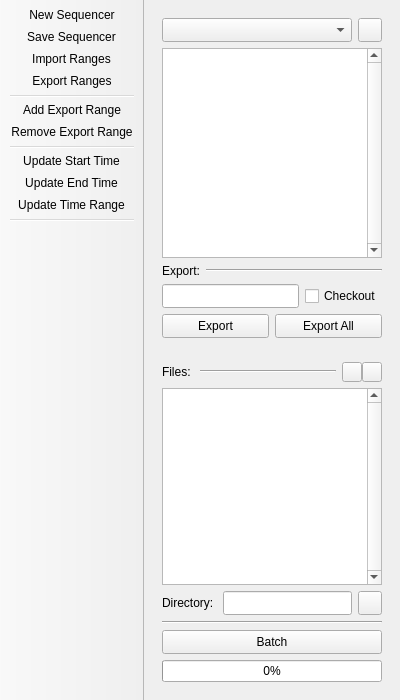
<?xml version="1.0" encoding="UTF-8"?>
<ui version="4.0">
 <class>QFbxExportRangeEditor</class>
 <widget class="QMainWindow" name="QFbxExportRangeEditor">
  <property name="geometry">
   <rect>
    <x>0</x>
    <y>0</y>
    <width>400</width>
    <height>700</height>
   </rect>
  </property>
  <property name="minimumSize">
   <size>
    <width>400</width>
    <height>400</height>
   </size>
  </property>
  <property name="windowTitle">
   <string>|| Fbx Export Range Editor</string>
  </property>
  <property name="documentMode">
   <bool>false</bool>
  </property>
  <widget class="QWidget" name="mainWidget">
   <layout class="QVBoxLayout" name="centralLayout" stretch="0,0">
    <item>
     <widget class="QRollout" name="sequencerRollout" native="true">
      <property name="sizePolicy">
       <sizepolicy hsizetype="Expanding" vsizetype="Expanding">
        <horstretch>0</horstretch>
        <verstretch>0</verstretch>
       </sizepolicy>
      </property>
      <layout class="QVBoxLayout" name="sequencerLayout">
       <property name="leftMargin">
        <number>9</number>
       </property>
       <property name="topMargin">
        <number>9</number>
       </property>
       <property name="rightMargin">
        <number>9</number>
       </property>
       <property name="bottomMargin">
        <number>9</number>
       </property>
       <item>
        <widget class="QWidget" name="sequencerInteropWidget" native="true">
         <property name="sizePolicy">
          <sizepolicy hsizetype="Expanding" vsizetype="Minimum">
           <horstretch>0</horstretch>
           <verstretch>0</verstretch>
          </sizepolicy>
         </property>
         <layout class="QHBoxLayout" name="sequencerInteropLayout">
          <property name="leftMargin">
           <number>0</number>
          </property>
          <property name="topMargin">
           <number>0</number>
          </property>
          <property name="rightMargin">
           <number>0</number>
          </property>
          <property name="bottomMargin">
           <number>0</number>
          </property>
          <item>
           <widget class="QComboBox" name="sequencerComboBox">
            <property name="sizePolicy">
             <sizepolicy hsizetype="Expanding" vsizetype="Fixed">
              <horstretch>0</horstretch>
              <verstretch>0</verstretch>
             </sizepolicy>
            </property>
            <property name="minimumSize">
             <size>
              <width>0</width>
              <height>24</height>
             </size>
            </property>
            <property name="maximumSize">
             <size>
              <width>16777215</width>
              <height>24</height>
             </size>
            </property>
           </widget>
          </item>
          <item>
           <widget class="QPushButton" name="deleteSequencerPushButton">
            <property name="sizePolicy">
             <sizepolicy hsizetype="Fixed" vsizetype="Fixed">
              <horstretch>0</horstretch>
              <verstretch>0</verstretch>
             </sizepolicy>
            </property>
            <property name="minimumSize">
             <size>
              <width>24</width>
              <height>24</height>
             </size>
            </property>
            <property name="maximumSize">
             <size>
              <width>24</width>
              <height>24</height>
             </size>
            </property>
            <property name="toolTip">
             <string>Deletes the selected sequencer.</string>
            </property>
            <property name="text">
             <string/>
            </property>
            <property name="icon">
             <iconset resource="../../ui/resources.qrc">
              <normaloff>:/dcc/icons/delete.svg</normaloff>:/dcc/icons/delete.svg</iconset>
            </property>
           </widget>
          </item>
         </layout>
        </widget>
       </item>
       <item>
        <widget class="QTreeView" name="sequencerTreeView">
         <property name="styleSheet">
          <string notr="true">QTreeView::item { height: 24px; }</string>
         </property>
         <property name="verticalScrollBarPolicy">
          <enum>Qt::ScrollBarAlwaysOn</enum>
         </property>
         <property name="selectionMode">
          <enum>QAbstractItemView::ExtendedSelection</enum>
         </property>
        </widget>
       </item>
       <item>
        <widget class="QWidget" name="exportWidget" native="true">
         <layout class="QVBoxLayout" name="exportLayout">
          <property name="leftMargin">
           <number>0</number>
          </property>
          <property name="topMargin">
           <number>0</number>
          </property>
          <property name="rightMargin">
           <number>0</number>
          </property>
          <property name="bottomMargin">
           <number>0</number>
          </property>
          <item>
           <widget class="QWidget" name="exportDividerWidget" native="true">
            <property name="sizePolicy">
             <sizepolicy hsizetype="Expanding" vsizetype="Fixed">
              <horstretch>0</horstretch>
              <verstretch>0</verstretch>
             </sizepolicy>
            </property>
            <layout class="QHBoxLayout" name="exportDividerLayout">
             <property name="leftMargin">
              <number>0</number>
             </property>
             <property name="topMargin">
              <number>0</number>
             </property>
             <property name="rightMargin">
              <number>0</number>
             </property>
             <property name="bottomMargin">
              <number>0</number>
             </property>
             <item>
              <widget class="QLabel" name="exportLabel">
               <property name="sizePolicy">
                <sizepolicy hsizetype="Minimum" vsizetype="Fixed">
                 <horstretch>0</horstretch>
                 <verstretch>0</verstretch>
                </sizepolicy>
               </property>
               <property name="text">
                <string>Export:</string>
               </property>
              </widget>
             </item>
             <item>
              <widget class="Line" name="exportLine">
               <property name="sizePolicy">
                <sizepolicy hsizetype="Expanding" vsizetype="Fixed">
                 <horstretch>0</horstretch>
                 <verstretch>0</verstretch>
                </sizepolicy>
               </property>
               <property name="orientation">
                <enum>Qt::Horizontal</enum>
               </property>
              </widget>
             </item>
            </layout>
           </widget>
          </item>
          <item>
           <widget class="QWidget" name="exportPathWidget" native="true">
            <property name="sizePolicy">
             <sizepolicy hsizetype="Expanding" vsizetype="Fixed">
              <horstretch>0</horstretch>
              <verstretch>0</verstretch>
             </sizepolicy>
            </property>
            <property name="minimumSize">
             <size>
              <width>0</width>
              <height>24</height>
             </size>
            </property>
            <property name="maximumSize">
             <size>
              <width>16777215</width>
              <height>24</height>
             </size>
            </property>
            <layout class="QHBoxLayout" name="exportPathLayout">
             <property name="leftMargin">
              <number>0</number>
             </property>
             <property name="topMargin">
              <number>0</number>
             </property>
             <property name="rightMargin">
              <number>0</number>
             </property>
             <property name="bottomMargin">
              <number>0</number>
             </property>
             <item>
              <widget class="QLineEdit" name="exportPathLineEdit">
               <property name="sizePolicy">
                <sizepolicy hsizetype="Expanding" vsizetype="Preferred">
                 <horstretch>0</horstretch>
                 <verstretch>0</verstretch>
                </sizepolicy>
               </property>
               <property name="acceptDrops">
                <bool>false</bool>
               </property>
               <property name="toolTip">
                <string>The export path for the selected sequence.</string>
               </property>
               <property name="readOnly">
                <bool>true</bool>
               </property>
              </widget>
             </item>
             <item>
              <widget class="QCheckBox" name="checkoutCheckBox">
               <property name="sizePolicy">
                <sizepolicy hsizetype="Minimum" vsizetype="Preferred">
                 <horstretch>0</horstretch>
                 <verstretch>0</verstretch>
                </sizepolicy>
               </property>
               <property name="toolTip">
                <string>Enable to checkout the exported FBX from perforce.</string>
               </property>
               <property name="text">
                <string>Checkout</string>
               </property>
              </widget>
             </item>
            </layout>
           </widget>
          </item>
          <item>
           <widget class="QWidget" name="exportInteropWidget" native="true">
            <property name="sizePolicy">
             <sizepolicy hsizetype="Expanding" vsizetype="Fixed">
              <horstretch>0</horstretch>
              <verstretch>0</verstretch>
             </sizepolicy>
            </property>
            <property name="minimumSize">
             <size>
              <width>0</width>
              <height>24</height>
             </size>
            </property>
            <property name="maximumSize">
             <size>
              <width>16777215</width>
              <height>24</height>
             </size>
            </property>
            <layout class="QHBoxLayout" name="exportInteropLayout">
             <property name="leftMargin">
              <number>0</number>
             </property>
             <property name="topMargin">
              <number>0</number>
             </property>
             <property name="rightMargin">
              <number>0</number>
             </property>
             <property name="bottomMargin">
              <number>0</number>
             </property>
             <item>
              <widget class="QPushButton" name="exportPushButton">
               <property name="sizePolicy">
                <sizepolicy hsizetype="Expanding" vsizetype="Preferred">
                 <horstretch>0</horstretch>
                 <verstretch>0</verstretch>
                </sizepolicy>
               </property>
               <property name="toolTip">
                <string>Exports the selected sequences.</string>
               </property>
               <property name="text">
                <string>Export</string>
               </property>
              </widget>
             </item>
             <item>
              <widget class="QPushButton" name="exportAllPushButton">
               <property name="sizePolicy">
                <sizepolicy hsizetype="Expanding" vsizetype="Preferred">
                 <horstretch>0</horstretch>
                 <verstretch>0</verstretch>
                </sizepolicy>
               </property>
               <property name="toolTip">
                <string>Exports all of the sequences.</string>
               </property>
               <property name="text">
                <string>Export All</string>
               </property>
              </widget>
             </item>
            </layout>
           </widget>
          </item>
         </layout>
        </widget>
       </item>
      </layout>
     </widget>
    </item>
    <item>
     <widget class="QRollout" name="batchRollout" native="true">
      <property name="sizePolicy">
       <sizepolicy hsizetype="Expanding" vsizetype="Expanding">
        <horstretch>0</horstretch>
        <verstretch>0</verstretch>
       </sizepolicy>
      </property>
      <layout class="QVBoxLayout" name="batchLayout" stretch="0,0,0,0,0,0">
       <property name="sizeConstraint">
        <enum>QLayout::SetDefaultConstraint</enum>
       </property>
       <property name="topMargin">
        <number>9</number>
       </property>
       <property name="rightMargin">
        <number>9</number>
       </property>
       <property name="bottomMargin">
        <number>9</number>
       </property>
       <item>
        <widget class="QWidget" name="fileDivider" native="true">
         <layout class="QHBoxLayout" name="fileDividerLayout">
          <property name="leftMargin">
           <number>0</number>
          </property>
          <property name="topMargin">
           <number>0</number>
          </property>
          <property name="rightMargin">
           <number>0</number>
          </property>
          <property name="bottomMargin">
           <number>0</number>
          </property>
          <item>
           <widget class="QLabel" name="fileDividerLabel">
            <property name="sizePolicy">
             <sizepolicy hsizetype="Minimum" vsizetype="Fixed">
              <horstretch>0</horstretch>
              <verstretch>0</verstretch>
             </sizepolicy>
            </property>
            <property name="text">
             <string>Files: </string>
            </property>
           </widget>
          </item>
          <item>
           <widget class="Line" name="fileDividerLine">
            <property name="sizePolicy">
             <sizepolicy hsizetype="Expanding" vsizetype="Fixed">
              <horstretch>0</horstretch>
              <verstretch>0</verstretch>
             </sizepolicy>
            </property>
            <property name="orientation">
             <enum>Qt::Horizontal</enum>
            </property>
           </widget>
          </item>
          <item>
           <widget class="QWidget" name="fileInteropWidget" native="true">
            <layout class="QHBoxLayout" name="fileInteropLayout">
             <property name="spacing">
              <number>0</number>
             </property>
             <property name="leftMargin">
              <number>0</number>
             </property>
             <property name="topMargin">
              <number>0</number>
             </property>
             <property name="rightMargin">
              <number>0</number>
             </property>
             <property name="bottomMargin">
              <number>0</number>
             </property>
             <item>
              <widget class="QPushButton" name="addFilesPushButton">
               <property name="sizePolicy">
                <sizepolicy hsizetype="Fixed" vsizetype="Fixed">
                 <horstretch>0</horstretch>
                 <verstretch>0</verstretch>
                </sizepolicy>
               </property>
               <property name="minimumSize">
                <size>
                 <width>20</width>
                 <height>20</height>
                </size>
               </property>
               <property name="maximumSize">
                <size>
                 <width>20</width>
                 <height>20</height>
                </size>
               </property>
               <property name="toolTip">
                <string>Opens a file dialog to add files to the batch queue.</string>
               </property>
               <property name="text">
                <string/>
               </property>
               <property name="icon">
                <iconset resource="../../ui/resources.qrc">
                 <normaloff>:/dcc/icons/add.svg</normaloff>:/dcc/icons/add.svg</iconset>
               </property>
              </widget>
             </item>
             <item>
              <widget class="QPushButton" name="removeFilesPushButton">
               <property name="sizePolicy">
                <sizepolicy hsizetype="Fixed" vsizetype="Fixed">
                 <horstretch>0</horstretch>
                 <verstretch>0</verstretch>
                </sizepolicy>
               </property>
               <property name="minimumSize">
                <size>
                 <width>20</width>
                 <height>20</height>
                </size>
               </property>
               <property name="maximumSize">
                <size>
                 <width>20</width>
                 <height>20</height>
                </size>
               </property>
               <property name="toolTip">
                <string>Removes the selected files from the batch queue.</string>
               </property>
               <property name="text">
                <string/>
               </property>
               <property name="icon">
                <iconset resource="../../ui/resources.qrc">
                 <normaloff>:/dcc/icons/remove.svg</normaloff>:/dcc/icons/remove.svg</iconset>
               </property>
              </widget>
             </item>
            </layout>
           </widget>
          </item>
         </layout>
        </widget>
       </item>
       <item>
        <widget class="QListWidget" name="fileListWidget">
         <property name="styleSheet">
          <string notr="true">QListWidget::item { height: 24px; }</string>
         </property>
         <property name="verticalScrollBarPolicy">
          <enum>Qt::ScrollBarAlwaysOn</enum>
         </property>
         <property name="showDropIndicator" stdset="0">
          <bool>false</bool>
         </property>
         <property name="defaultDropAction">
          <enum>Qt::IgnoreAction</enum>
         </property>
         <property name="alternatingRowColors">
          <bool>true</bool>
         </property>
         <property name="selectionMode">
          <enum>QAbstractItemView::ExtendedSelection</enum>
         </property>
         <property name="selectionBehavior">
          <enum>QAbstractItemView::SelectRows</enum>
         </property>
        </widget>
       </item>
       <item>
        <widget class="QWidget" name="batchPathWidget" native="true">
         <layout class="QHBoxLayout" name="horizontalLayout_6">
          <property name="leftMargin">
           <number>0</number>
          </property>
          <property name="topMargin">
           <number>0</number>
          </property>
          <property name="rightMargin">
           <number>0</number>
          </property>
          <property name="bottomMargin">
           <number>0</number>
          </property>
          <item>
           <widget class="QLabel" name="batchPathLabel">
            <property name="sizePolicy">
             <sizepolicy hsizetype="Minimum" vsizetype="Fixed">
              <horstretch>0</horstretch>
              <verstretch>0</verstretch>
             </sizepolicy>
            </property>
            <property name="text">
             <string>Directory: </string>
            </property>
            <property name="alignment">
             <set>Qt::AlignLeading|Qt::AlignLeft|Qt::AlignVCenter</set>
            </property>
           </widget>
          </item>
          <item>
           <widget class="QLineEdit" name="batchPathLineEdit">
            <property name="minimumSize">
             <size>
              <width>0</width>
              <height>24</height>
             </size>
            </property>
            <property name="maximumSize">
             <size>
              <width>16777215</width>
              <height>24</height>
             </size>
            </property>
            <property name="toolTip">
             <string>The directory where the sequences will be exported to.</string>
            </property>
            <property name="readOnly">
             <bool>true</bool>
            </property>
            <property name="placeholderText">
             <string/>
            </property>
           </widget>
          </item>
          <item>
           <widget class="QPushButton" name="batchPathPushButton">
            <property name="sizePolicy">
             <sizepolicy hsizetype="Fixed" vsizetype="Fixed">
              <horstretch>0</horstretch>
              <verstretch>0</verstretch>
             </sizepolicy>
            </property>
            <property name="minimumSize">
             <size>
              <width>24</width>
              <height>24</height>
             </size>
            </property>
            <property name="maximumSize">
             <size>
              <width>24</width>
              <height>24</height>
             </size>
            </property>
            <property name="toolTip">
             <string>Opens a directory dialog to change the current export path.</string>
            </property>
            <property name="text">
             <string/>
            </property>
            <property name="icon">
             <iconset resource="../../ui/resources.qrc">
              <normaloff>:/dcc/icons/open_folder.svg</normaloff>:/dcc/icons/open_folder.svg</iconset>
            </property>
           </widget>
          </item>
         </layout>
        </widget>
       </item>
       <item>
        <widget class="Line" name="batchLine">
         <property name="orientation">
          <enum>Qt::Horizontal</enum>
         </property>
        </widget>
       </item>
       <item>
        <widget class="QPushButton" name="batchPushButton">
         <property name="minimumSize">
          <size>
           <width>0</width>
           <height>24</height>
          </size>
         </property>
         <property name="maximumSize">
          <size>
           <width>16777215</width>
           <height>24</height>
          </size>
         </property>
         <property name="toolTip">
          <string>Batch exports the files in current queue.</string>
         </property>
         <property name="text">
          <string>Batch</string>
         </property>
        </widget>
       </item>
       <item>
        <widget class="QProgressBar" name="batchProgressBar">
         <property name="value">
          <number>0</number>
         </property>
        </widget>
       </item>
      </layout>
     </widget>
    </item>
   </layout>
  </widget>
  <widget class="QToolBar" name="mainToolbar">
   <property name="windowTitle">
    <string>toolBar</string>
   </property>
   <property name="movable">
    <bool>false</bool>
   </property>
   <property name="orientation">
    <enum>Qt::Vertical</enum>
   </property>
   <property name="iconSize">
    <size>
     <width>20</width>
     <height>20</height>
    </size>
   </property>
   <property name="floatable">
    <bool>true</bool>
   </property>
   <attribute name="toolBarArea">
    <enum>LeftToolBarArea</enum>
   </attribute>
   <attribute name="toolBarBreak">
    <bool>false</bool>
   </attribute>
   <addaction name="newSequencerAction"/>
   <addaction name="saveSequencerAction"/>
   <addaction name="importRangesAction"/>
   <addaction name="exportRangesAction"/>
   <addaction name="separator"/>
   <addaction name="addExportRangeAction"/>
   <addaction name="removeExportRangeAction"/>
   <addaction name="separator"/>
   <addaction name="updateStartTimeAction"/>
   <addaction name="updateEndTimeAction"/>
   <addaction name="updateTimeRangeAction"/>
   <addaction name="separator"/>
  </widget>
  <action name="addExportRangeAction">
   <property name="icon">
    <iconset resource="../../ui/resources.qrc">
     <normaloff>:/dcc/icons/add.svg</normaloff>:/dcc/icons/add.svg</iconset>
   </property>
   <property name="text">
    <string>Add Export Range</string>
   </property>
   <property name="toolTip">
    <string>Adds an export range to the selected sequencer.</string>
   </property>
  </action>
  <action name="removeExportRangeAction">
   <property name="icon">
    <iconset resource="../../ui/resources.qrc">
     <normaloff>:/dcc/icons/remove.svg</normaloff>:/dcc/icons/remove.svg</iconset>
   </property>
   <property name="text">
    <string>Remove Export Range</string>
   </property>
   <property name="toolTip">
    <string>Remove the selected export ranges.</string>
   </property>
  </action>
  <action name="updateStartTimeAction">
   <property name="icon">
    <iconset resource="../../ui/resources.qrc">
     <normaloff>:/dcc/icons/start_time.svg</normaloff>:/dcc/icons/start_time.svg</iconset>
   </property>
   <property name="text">
    <string>Update Start Time</string>
   </property>
   <property name="toolTip">
    <string>LMB adopts start frame. Shift + LMB copies start frame.</string>
   </property>
  </action>
  <action name="updateEndTimeAction">
   <property name="icon">
    <iconset resource="../../ui/resources.qrc">
     <normaloff>:/dcc/icons/end_time.svg</normaloff>:/dcc/icons/end_time.svg</iconset>
   </property>
   <property name="text">
    <string>Update End Time</string>
   </property>
   <property name="toolTip">
    <string>LMB adopts end frame. Shift + LMB copies end frame.</string>
   </property>
  </action>
  <action name="updateTimeRangeAction">
   <property name="icon">
    <iconset resource="../../ui/resources.qrc">
     <normaloff>:/dcc/icons/timeline.png</normaloff>:/dcc/icons/timeline.png</iconset>
   </property>
   <property name="text">
    <string>Update Time Range</string>
   </property>
   <property name="toolTip">
    <string>LMB adopts timerange. Shift + LMB copies timerange.</string>
   </property>
  </action>
  <action name="saveSequencerAction">
   <property name="icon">
    <iconset resource="../../ui/resources.qrc">
     <normaloff>:/dcc/icons/save_file.svg</normaloff>:/dcc/icons/save_file.svg</iconset>
   </property>
   <property name="text">
    <string>Save Sequencer</string>
   </property>
   <property name="toolTip">
    <string>Saves any changes made to the active sequencer.</string>
   </property>
  </action>
  <action name="importRangesAction">
   <property name="icon">
    <iconset resource="../../ui/resources.qrc">
     <normaloff>:/dcc/icons/import_file.svg</normaloff>:/dcc/icons/import_file.svg</iconset>
   </property>
   <property name="text">
    <string>Import Ranges</string>
   </property>
   <property name="toolTip">
    <string>Import ranges into the selected sequencer.</string>
   </property>
  </action>
  <action name="exportRangesAction">
   <property name="icon">
    <iconset resource="../../ui/resources.qrc">
     <normaloff>:/dcc/icons/export_file.svg</normaloff>:/dcc/icons/export_file.svg</iconset>
   </property>
   <property name="text">
    <string>Export Ranges</string>
   </property>
   <property name="toolTip">
    <string>Export ranges from the selected sequencer.</string>
   </property>
  </action>
  <action name="newSequencerAction">
   <property name="icon">
    <iconset resource="../../ui/resources.qrc">
     <normaloff>:/dcc/icons/new_file.svg</normaloff>:/dcc/icons/new_file.svg</iconset>
   </property>
   <property name="text">
    <string>New Sequencer</string>
   </property>
   <property name="toolTip">
    <string>Creates a new sequencer.</string>
   </property>
  </action>
 </widget>
 <customwidgets>
  <customwidget>
   <class>QRollout</class>
   <extends>QWidget</extends>
   <header>dcc/ui/qrollout.h</header>
   <container>1</container>
  </customwidget>
 </customwidgets>
 <resources>
  <include location="../../ui/resources.qrc"/>
 </resources>
 <connections/>
</ui>
